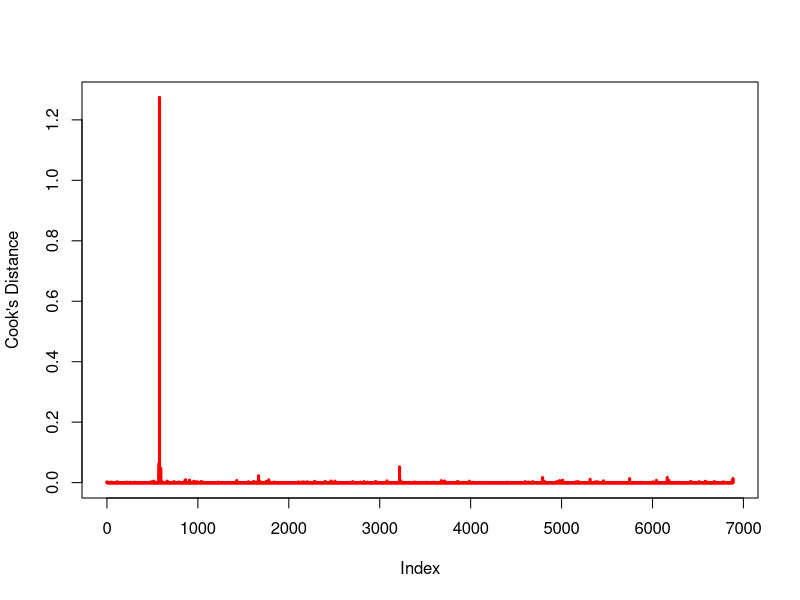
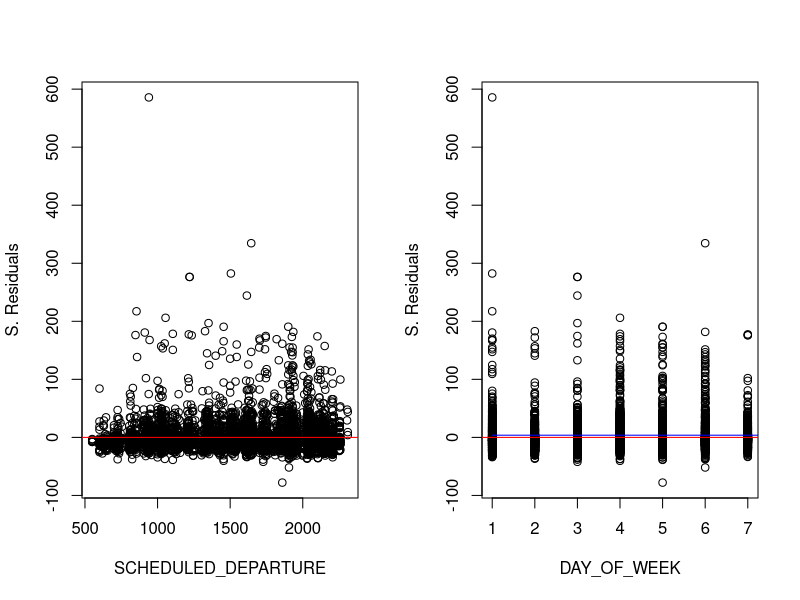
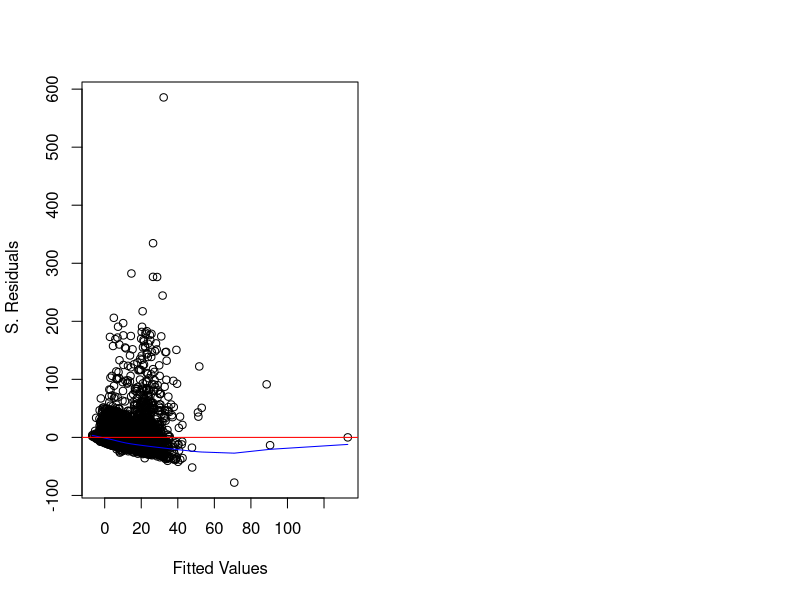
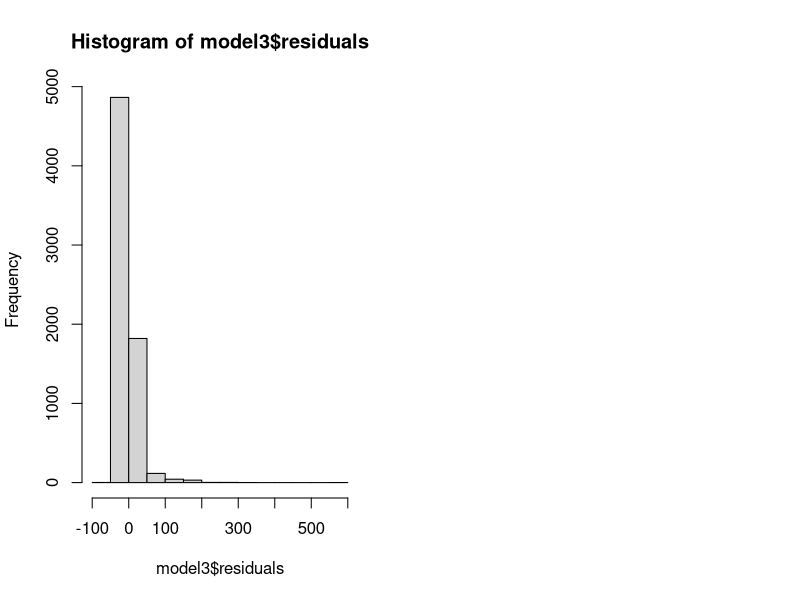

Write the R code that produced these figures, in order. (Note: this script raises an error after producing the figures.)
## ---- chunk 1
knitr::opts_chunk$set(echo = TRUE, collapse = TRUE)
options(tinytex.verbose = TRUE)
## ---- chunk 2
# Example code chunk area. Enter your code below the comment`


## ---- chunk 3
# Read the data set
atlanta_flights = read.csv('atlanta_flights.csv', header=TRUE, sep=",")

# Viewing first few rows of data
head(atlanta_flights)

## ---- chunk 4
# Code to create model1
model1 <- lm(DEPARTURE_DELAY~DAY_OF_WEEK+DISTANCE+AIRLINE+DESTINATION_AIRPORT+SCHEDULED_DEPARTURE+SCHEDULED_ARRIVAL,data=atlanta_flights)
summary(model1)
## ---- chunk 5
# Code to perform stepwise variable selection ...
minimum = lm(DEPARTURE_DELAY ~ 1, data=atlanta_flights)
step = step(model1, scope=list(lower=minimum,upper=model1), direction="both",k=2, trace=FALSE)
step
## ---- chunk 6
# Code to create model2...
model2 = lm(DEPARTURE_DELAY~DAY_OF_WEEK+AIRLINE+DESTINATION_AIRPORT+SCHEDULED_DEPARTURE,data=atlanta_flights)
summary(model2)
## ---- chunk 7
# Code to perform outlier analysis using Cook's distance...
cook = cooks.distance(model2)
plot(cook,type="h",lwd=3,col='red',ylab = "Cook's Distance")
## ---- chunk 8
cook[cook>1]
removeRows <- function(rowNum, data) {
      newData <- data[-rowNum, , drop = FALSE]
      rownames(newData) <- NULL
      newData
}
atlanta_flights2 <- removeRows(578,atlanta_flights)
## ---- chunk 9
# Code to create model3...
model3 = lm(DEPARTURE_DELAY~DAY_OF_WEEK+AIRLINE+DESTINATION_AIRPORT+SCHEDULED_DEPARTURE,data=atlanta_flights2)
summary(model3)
## ---- chunk 10
# Code to perform Goodness of Fit Analysis...
names(which(summary(model3)$coefficients[,4]<.01))
sum(model3$residuals^2)
## ---- chunk 11
# Code to perform Goodness of Fit Analysis...
#Check Linearity Assumptions
par(mfrow=c(1,2))
plot(atlanta_flights2$SCHEDULED_DEPARTURE,model3$residuals,xlab= "SCHEDULED_DEPARTURE", ylab = "S. Residuals")
abline(lm(model3$residuals~atlanta_flights2$SCHEDULED_DEPARTURE, data=atlanta_flights2), col="red")
lines(lowess(atlanta_flights2$SCHEDULED_DEPARTURE, model3$resids), col='blue')

plot(atlanta_flights2$DAY_OF_WEEK,model3$residuals,xlab= "DAY_OF_WEEK", ylab = "S. Residuals")
abline(lm(model3$residuals~atlanta_flights2$DAY_OF_WEEK, data=atlanta_flights2), col="red")
lines(lowess(atlanta_flights2$DAY_OF_WEEK, model3$resids), col='blue')
## ---- chunk 12
# Code to perform Goodness of Fit Analysis...
#Check Linearity Assumptions
plot(model3$fitted.values,model3$residuals,xlab="Fitted Values", ylab=" S. Residuals")
lines(lowess(model3$fitted.values, model3$residuals), col='blue')
abline(h=0, col="red")
## ---- chunk 13
# Code to perform Goodness of Fit Analysis...
#Check Linearity Assumptions
par(mfrow=c(1,2))
hist(model3$residuals)
qqPlot(model3$residuals)
## ---- chunk 14
confint(model3,"DAY_OF_WEEK",level=0.99)
## ---- chunk 15
# Read the data set
echo = read.csv('echo.csv', header=TRUE, sep=",")

# Viewing first few rows of data
head(echo)

## ---- chunk 16
# Code to create the boxplots...
par(mfrow=c(1,4))
boxplot(echo$age~echo$still_alive,xlab="age", ylab="still alive")
boxplot(echo$survival~echo$still_alive,xlab="survival", ylab="still alive")
boxplot(echo$fractional_shortening~echo$still_alive,xlab="fractional_shortening", ylab="still alive")
boxplot(echo$lvdd~echo$still_alive,xlab="lvdd", ylab="still alive")
## ---- chunk 17
# Code to create the logistic model...
glm_model <- glm(still_alive~age+fractional_shortening+lvdd, data=echo, family="binomial")
summary(glm_model)
## ---- chunk 18
# Code to create the logistic model...
names(which(summary(glm_model)$coefficients[,4]<0.05))
## ---- chunk 19
par(mfrow=c(1,3))
# Store the deviance residuals
res = resid(glm_model,type="deviance")

# QQ-plot and Histogram
qqPlot(res, ylab="Deviance residuals")
hist(res)
AIC(glm_model)
